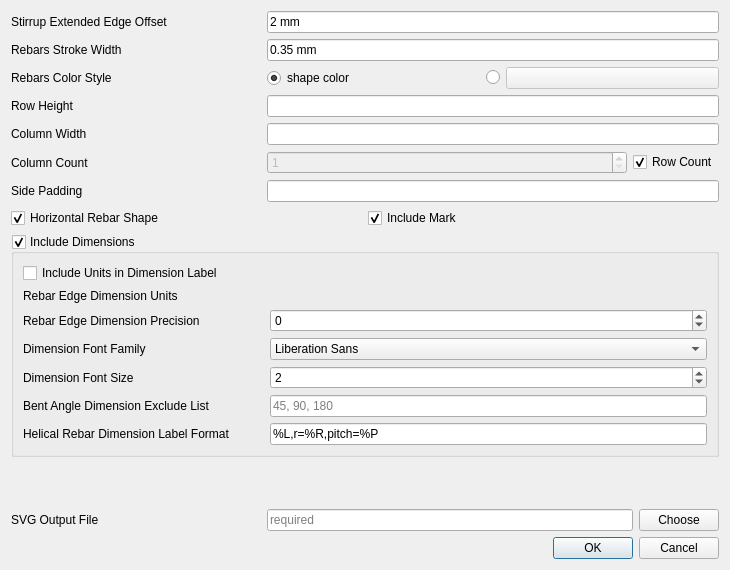
<?xml version="1.0" encoding="UTF-8"?>
<ui version="4.0">
 <class>Dialog</class>
 <widget class="QDialog" name="Dialog">
  <property name="geometry">
   <rect>
    <x>0</x>
    <y>0</y>
    <width>730</width>
    <height>570</height>
   </rect>
  </property>
  <property name="windowTitle">
   <string>RebarShapeCutList</string>
  </property>
  <layout class="QVBoxLayout" name="verticalLayout_2">
   <item>
    <layout class="QHBoxLayout" name="horizontalLayout">
     <item>
      <widget class="QLabel" name="stirrupExtendedEdgeOffsetLabel">
       <property name="sizePolicy">
        <sizepolicy hsizetype="Fixed" vsizetype="Preferred">
         <horstretch>0</horstretch>
         <verstretch>0</verstretch>
        </sizepolicy>
       </property>
       <property name="minimumSize">
        <size>
         <width>250</width>
         <height>0</height>
        </size>
       </property>
       <property name="text">
        <string>Stirrup Extended Edge Offset</string>
       </property>
      </widget>
     </item>
     <item>
      <widget class="Gui::InputField" name="stirrupExtendedEdgeOffset">
       <property name="sizePolicy">
        <sizepolicy hsizetype="Expanding" vsizetype="Fixed">
         <horstretch>0</horstretch>
         <verstretch>0</verstretch>
        </sizepolicy>
       </property>
       <property name="toolTip">
        <string>&lt;html&gt;&lt;head/&gt;&lt;body&gt;&lt;p&gt;The offset of extended end edges of stirrup, so that end edges of stirrup with 90 degree bent angle do not overlap with stirrup edges&lt;/p&gt;&lt;/body&gt;&lt;/html&gt;</string>
       </property>
       <property name="text">
        <string>2 mm</string>
       </property>
       <property name="unit" stdset="0">
        <string notr="true">mm</string>
       </property>
       <property name="quantity" stdset="0">
        <double>2.000000000000000</double>
       </property>
      </widget>
     </item>
    </layout>
   </item>
   <item>
    <layout class="QHBoxLayout" name="horizontalLayout_2">
     <item>
      <widget class="QLabel" name="rebarsStrokeWidthLabel">
       <property name="sizePolicy">
        <sizepolicy hsizetype="Fixed" vsizetype="Preferred">
         <horstretch>0</horstretch>
         <verstretch>0</verstretch>
        </sizepolicy>
       </property>
       <property name="minimumSize">
        <size>
         <width>250</width>
         <height>0</height>
        </size>
       </property>
       <property name="text">
        <string>Rebars Stroke Width</string>
       </property>
      </widget>
     </item>
     <item>
      <widget class="Gui::InputField" name="rebarsStrokeWidth">
       <property name="sizePolicy">
        <sizepolicy hsizetype="Expanding" vsizetype="Fixed">
         <horstretch>0</horstretch>
         <verstretch>0</verstretch>
        </sizepolicy>
       </property>
       <property name="toolTip">
        <string>The stroke-width of rebars in rebar shape cut list svg</string>
       </property>
       <property name="text">
        <string>0.35 mm</string>
       </property>
       <property name="unit" stdset="0">
        <string notr="true">mm</string>
       </property>
       <property name="quantity" stdset="0">
        <double>0.350000000000000</double>
       </property>
      </widget>
     </item>
    </layout>
   </item>
   <item>
    <layout class="QHBoxLayout" name="horizontalLayout_3">
     <item>
      <widget class="QLabel" name="rebarsColorStyleLabel">
       <property name="sizePolicy">
        <sizepolicy hsizetype="Fixed" vsizetype="Preferred">
         <horstretch>0</horstretch>
         <verstretch>0</verstretch>
        </sizepolicy>
       </property>
       <property name="minimumSize">
        <size>
         <width>250</width>
         <height>0</height>
        </size>
       </property>
       <property name="toolTip">
        <string>The color style of rebars</string>
       </property>
       <property name="text">
        <string>Rebars Color Style</string>
       </property>
      </widget>
     </item>
     <item>
      <widget class="Gui::PrefRadioButton" name="shapeColorRadio">
       <property name="toolTip">
        <string>Select color of rebar shape</string>
       </property>
       <property name="text">
        <string>shape color</string>
       </property>
       <property name="checked">
        <bool>true</bool>
       </property>
      </widget>
     </item>
     <item>
      <widget class="Gui::PrefRadioButton" name="customColorRadio">
       <property name="sizePolicy">
        <sizepolicy hsizetype="Fixed" vsizetype="Fixed">
         <horstretch>0</horstretch>
         <verstretch>0</verstretch>
        </sizepolicy>
       </property>
       <property name="toolTip">
        <string>Custom color</string>
       </property>
       <property name="text">
        <string/>
       </property>
      </widget>
     </item>
     <item>
      <widget class="Gui::PrefColorButton" name="rebarsColor">
       <property name="enabled">
        <bool>false</bool>
       </property>
       <property name="toolTip">
        <string>Custom color</string>
       </property>
      </widget>
     </item>
    </layout>
   </item>
   <item>
    <layout class="QHBoxLayout" name="horizontalLayout_9">
     <item>
      <widget class="QLabel" name="rowHeightLabel">
       <property name="minimumSize">
        <size>
         <width>250</width>
         <height>0</height>
        </size>
       </property>
       <property name="text">
        <string>Row Height</string>
       </property>
      </widget>
     </item>
     <item>
      <widget class="Gui::InputField" name="rowHeight">
       <property name="sizePolicy">
        <sizepolicy hsizetype="Expanding" vsizetype="Fixed">
         <horstretch>0</horstretch>
         <verstretch>0</verstretch>
        </sizepolicy>
       </property>
       <property name="toolTip">
        <string>The height of each row of rebar shape in rebar shape cut list</string>
       </property>
       <property name="unit" stdset="0">
        <string notr="true">mm</string>
       </property>
       <property name="quantity" stdset="0">
        <double>40.000000000000000</double>
       </property>
      </widget>
     </item>
    </layout>
   </item>
   <item>
    <layout class="QHBoxLayout" name="horizontalLayout_10">
     <item>
      <widget class="QLabel" name="columnWidthLabel">
       <property name="minimumSize">
        <size>
         <width>250</width>
         <height>0</height>
        </size>
       </property>
       <property name="text">
        <string>Column Width</string>
       </property>
      </widget>
     </item>
     <item>
      <widget class="Gui::InputField" name="columnWidth">
       <property name="sizePolicy">
        <sizepolicy hsizetype="Expanding" vsizetype="Fixed">
         <horstretch>0</horstretch>
         <verstretch>0</verstretch>
        </sizepolicy>
       </property>
       <property name="toolTip">
        <string>The width of rebar shape cut list</string>
       </property>
       <property name="unit" stdset="0">
        <string notr="true">mm</string>
       </property>
       <property name="quantity" stdset="0">
        <double>60.000000000000000</double>
       </property>
      </widget>
     </item>
    </layout>
   </item>
   <item>
    <layout class="QHBoxLayout" name="horizontalLayout_17">
     <item>
      <widget class="QLabel" name="columnCountLabel">
       <property name="minimumSize">
        <size>
         <width>250</width>
         <height>0</height>
        </size>
       </property>
       <property name="text">
        <string>Column Count</string>
       </property>
      </widget>
     </item>
     <item>
      <layout class="QHBoxLayout" name="horizontalLayout_16">
       <item>
        <widget class="Gui::PrefSpinBox" name="columnCount">
         <property name="enabled">
          <bool>false</bool>
         </property>
         <property name="sizePolicy">
          <sizepolicy hsizetype="Expanding" vsizetype="Fixed">
           <horstretch>0</horstretch>
           <verstretch>0</verstretch>
          </sizepolicy>
         </property>
         <property name="toolTip">
          <string>The number of columns in rebar shape cut list</string>
         </property>
         <property name="minimum">
          <number>1</number>
         </property>
        </widget>
       </item>
       <item>
        <widget class="Gui::PrefCheckBox" name="rowCountCheckBox">
         <property name="toolTip">
          <string>Set column_count &lt;= row_count</string>
         </property>
         <property name="text">
          <string>Row Count</string>
         </property>
         <property name="checked">
          <bool>true</bool>
         </property>
        </widget>
       </item>
      </layout>
     </item>
    </layout>
   </item>
   <item>
    <layout class="QHBoxLayout" name="horizontalLayout_11">
     <item>
      <widget class="QLabel" name="sidePaddingLabel">
       <property name="minimumSize">
        <size>
         <width>250</width>
         <height>0</height>
        </size>
       </property>
       <property name="text">
        <string>Side Padding</string>
       </property>
      </widget>
     </item>
     <item>
      <widget class="Gui::InputField" name="sidePadding">
       <property name="sizePolicy">
        <sizepolicy hsizetype="Expanding" vsizetype="Fixed">
         <horstretch>0</horstretch>
         <verstretch>0</verstretch>
        </sizepolicy>
       </property>
       <property name="toolTip">
        <string>The padding on each side of rebar shape</string>
       </property>
       <property name="unit" stdset="0">
        <string notr="true">mm</string>
       </property>
       <property name="quantity" stdset="0">
        <double>1.000000000000000</double>
       </property>
      </widget>
     </item>
    </layout>
   </item>
   <item>
    <layout class="QHBoxLayout" name="horizontalLayout_13">
     <item>
      <widget class="Gui::PrefCheckBox" name="horizontalRebarShape">
       <property name="toolTip">
        <string>&lt;html&gt;&lt;head/&gt;&lt;body&gt;&lt;p&gt;If Checked, then max length edge of rebar shape will be rotated to make it horizontal&lt;/p&gt;&lt;/body&gt;&lt;/html&gt;</string>
       </property>
       <property name="text">
        <string>Horizontal Rebar Shape</string>
       </property>
       <property name="checked">
        <bool>true</bool>
       </property>
      </widget>
     </item>
     <item>
      <widget class="Gui::PrefCheckBox" name="includeMark">
       <property name="toolTip">
        <string>&lt;html&gt;&lt;head/&gt;&lt;body&gt;&lt;p&gt;If Checked, then rebar.Mark will be included for each rebar shape in rebar shape cut list svg&lt;/p&gt;&lt;/body&gt;&lt;/html&gt;</string>
       </property>
       <property name="text">
        <string>Include Mark</string>
       </property>
       <property name="checked">
        <bool>true</bool>
       </property>
      </widget>
     </item>
    </layout>
   </item>
   <item>
    <widget class="QGroupBox" name="includeDimensions">
     <property name="toolTip">
      <string>&lt;html&gt;&lt;head/&gt;&lt;body&gt;&lt;p&gt;If Checked, then each rebar edge dimensions and bent angle dimensions will be included in rebar shape cut list&lt;/p&gt;&lt;/body&gt;&lt;/html&gt;</string>
     </property>
     <property name="title">
      <string>Include Dimensions</string>
     </property>
     <property name="checkable">
      <bool>true</bool>
     </property>
     <layout class="QVBoxLayout" name="verticalLayout_3">
      <item>
       <widget class="Gui::PrefCheckBox" name="includeUnitsInDimensionLabel">
        <property name="toolTip">
         <string>&lt;html&gt;&lt;head/&gt;&lt;body&gt;&lt;p&gt;If Checked, then rebar edge length units will be shown in dimension label&lt;/p&gt;&lt;/body&gt;&lt;/html&gt;</string>
        </property>
        <property name="text">
         <string>Include Units in Dimension Label</string>
        </property>
       </widget>
      </item>
      <item>
       <layout class="QHBoxLayout" name="rebarEdgeDimensionUnitsHLayout">
        <item>
         <widget class="QLabel" name="rebarEdgeDimensionUnitsLabel">
          <property name="minimumSize">
           <size>
            <width>241</width>
            <height>0</height>
           </size>
          </property>
          <property name="toolTip">
           <string>The units to be used for rebar edge length dimensions</string>
          </property>
          <property name="text">
           <string>Rebar Edge Dimension Units</string>
          </property>
         </widget>
        </item>
       </layout>
      </item>
      <item>
       <layout class="QHBoxLayout" name="horizontalLayout_4">
        <item>
         <widget class="QLabel" name="rebarEdgeDimensionPrecisionLabel">
          <property name="minimumSize">
           <size>
            <width>241</width>
            <height>0</height>
           </size>
          </property>
          <property name="text">
           <string>Rebar Edge Dimension Precision</string>
          </property>
         </widget>
        </item>
        <item>
         <widget class="Gui::PrefSpinBox" name="rebarEdgeDimensionPrecision">
          <property name="sizePolicy">
           <sizepolicy hsizetype="Expanding" vsizetype="Fixed">
            <horstretch>0</horstretch>
            <verstretch>0</verstretch>
           </sizepolicy>
          </property>
          <property name="toolTip">
           <string>&lt;html&gt;&lt;head/&gt;&lt;body&gt;&lt;p&gt;The number of decimals that should be shown for rebar edge length as dimension label. Set it to -1 to use user preferred unit precision from FreeCAD unit preferences&lt;/p&gt;&lt;/body&gt;&lt;/html&gt;</string>
          </property>
          <property name="minimum">
           <number>-1</number>
          </property>
         </widget>
        </item>
       </layout>
      </item>
      <item>
       <layout class="QHBoxLayout" name="horizontalLayout_6">
        <item>
         <widget class="QLabel" name="dimensionFontFamilyLabel">
          <property name="minimumSize">
           <size>
            <width>241</width>
            <height>0</height>
           </size>
          </property>
          <property name="text">
           <string>Dimension Font Family</string>
          </property>
         </widget>
        </item>
        <item>
         <widget class="QFontComboBox" name="dimensionFontFamily">
          <property name="sizePolicy">
           <sizepolicy hsizetype="Expanding" vsizetype="Fixed">
            <horstretch>0</horstretch>
            <verstretch>0</verstretch>
           </sizepolicy>
          </property>
          <property name="toolTip">
           <string>The font-family of dimension text</string>
          </property>
          <property name="editable">
           <bool>false</bool>
          </property>
          <property name="currentFont">
           <font/>
          </property>
         </widget>
        </item>
       </layout>
      </item>
      <item>
       <layout class="QHBoxLayout" name="horizontalLayout_7">
        <item>
         <widget class="QLabel" name="dimensionFontSizeLabel">
          <property name="minimumSize">
           <size>
            <width>241</width>
            <height>0</height>
           </size>
          </property>
          <property name="text">
           <string>Dimension Font Size</string>
          </property>
         </widget>
        </item>
        <item>
         <widget class="Gui::PrefSpinBox" name="dimensionFontSize">
          <property name="sizePolicy">
           <sizepolicy hsizetype="Expanding" vsizetype="Fixed">
            <horstretch>0</horstretch>
            <verstretch>0</verstretch>
           </sizepolicy>
          </property>
          <property name="toolTip">
           <string>The font-size of dimension text</string>
          </property>
          <property name="value">
           <number>2</number>
          </property>
         </widget>
        </item>
       </layout>
      </item>
      <item>
       <layout class="QHBoxLayout" name="horizontalLayout_5">
        <item>
         <widget class="QLabel" name="bentAngleDimensionExcludeListLabel">
          <property name="minimumSize">
           <size>
            <width>241</width>
            <height>0</height>
           </size>
          </property>
          <property name="text">
           <string>Bent Angle Dimension Exclude List</string>
          </property>
         </widget>
        </item>
        <item>
         <widget class="Gui::PrefLineEdit" name="bentAngleDimensionExcludeList">
          <property name="toolTip">
           <string>The list of bent angles to not include their dimensions</string>
          </property>
          <property name="placeholderText">
           <string>45, 90, 180</string>
          </property>
         </widget>
        </item>
       </layout>
      </item>
      <item>
       <layout class="QHBoxLayout" name="horizontalLayout_8">
        <item>
         <widget class="QLabel" name="helicalRebarDimensionLabelFormatLabel">
          <property name="minimumSize">
           <size>
            <width>241</width>
            <height>0</height>
           </size>
          </property>
          <property name="text">
           <string>Helical Rebar Dimension Label Format</string>
          </property>
         </widget>
        </item>
        <item>
         <widget class="Gui::PrefLineEdit" name="helicalRebarDimensionLabelFormat">
          <property name="sizePolicy">
           <sizepolicy hsizetype="Expanding" vsizetype="Fixed">
            <horstretch>0</horstretch>
            <verstretch>0</verstretch>
           </sizepolicy>
          </property>
          <property name="toolTip">
           <string>&lt;html&gt;&lt;head/&gt;&lt;body&gt;&lt;p&gt;The format of helical rebar dimension label.&lt;/p&gt;&lt;p&gt;%L -&amp;gt; Length of helical rebar&lt;/p&gt;&lt;p&gt;%R -&amp;gt; Helix radius of helical rebar&lt;/p&gt;&lt;p&gt;%P -&amp;gt; Helix pitch of helical rebar&lt;/p&gt;&lt;/body&gt;&lt;/html&gt;</string>
          </property>
          <property name="text">
           <string>%L,r=%R,pitch=%P</string>
          </property>
         </widget>
        </item>
       </layout>
      </item>
     </layout>
    </widget>
   </item>
   <item>
    <widget class="QWidget" name="dimensionDataWidget" native="true">
     <layout class="QVBoxLayout" name="verticalLayout">
      <property name="leftMargin">
       <number>2</number>
      </property>
      <property name="topMargin">
       <number>0</number>
      </property>
      <property name="rightMargin">
       <number>0</number>
      </property>
      <property name="bottomMargin">
       <number>0</number>
      </property>
     </layout>
    </widget>
   </item>
   <item>
    <layout class="QHBoxLayout" name="horizontalLayout_14">
     <item>
      <widget class="QLabel" name="svgOutputFileLabel">
       <property name="minimumSize">
        <size>
         <width>250</width>
         <height>0</height>
        </size>
       </property>
       <property name="text">
        <string>SVG Output File</string>
       </property>
      </widget>
     </item>
     <item>
      <layout class="QHBoxLayout" name="horizontalLayout_15">
       <item>
        <widget class="Gui::PrefLineEdit" name="svgOutputFile">
         <property name="placeholderText">
          <string>required</string>
         </property>
         <property name="clearButtonEnabled">
          <bool>true</bool>
         </property>
        </widget>
       </item>
       <item>
        <widget class="QPushButton" name="chooseSVGOutputFile">
         <property name="text">
          <string>Choose</string>
         </property>
        </widget>
       </item>
      </layout>
     </item>
    </layout>
   </item>
   <item>
    <widget class="QDialogButtonBox" name="buttonBox">
     <property name="standardButtons">
      <set>QDialogButtonBox::Cancel|QDialogButtonBox::Ok</set>
     </property>
    </widget>
   </item>
  </layout>
 </widget>
 <customwidgets>
  <customwidget>
   <class>Gui::InputField</class>
   <extends>QLineEdit</extends>
   <header>Gui/InputField.h</header>
  </customwidget>
  <customwidget>
   <class>Gui::ColorButton</class>
   <extends>QPushButton</extends>
   <header>Gui/Widgets.h</header>
  </customwidget>
  <customwidget>
   <class>Gui::PrefSpinBox</class>
   <extends>QSpinBox</extends>
   <header>Gui/PrefWidgets.h</header>
  </customwidget>
  <customwidget>
   <class>Gui::PrefColorButton</class>
   <extends>Gui::ColorButton</extends>
   <header>Gui/PrefWidgets.h</header>
  </customwidget>
  <customwidget>
   <class>Gui::PrefRadioButton</class>
   <extends>QRadioButton</extends>
   <header>Gui/PrefWidgets.h</header>
  </customwidget>
  <customwidget>
   <class>Gui::PrefCheckBox</class>
   <extends>QCheckBox</extends>
   <header>Gui/PrefWidgets.h</header>
  </customwidget>
  <customwidget>
   <class>Gui::PrefLineEdit</class>
   <extends>QLineEdit</extends>
   <header>Gui/PrefWidgets.h</header>
  </customwidget>
 </customwidgets>
 <resources/>
 <connections>
  <connection>
   <sender>customColorRadio</sender>
   <signal>toggled(bool)</signal>
   <receiver>rebarsColor</receiver>
   <slot>setEnabled(bool)</slot>
   <hints>
    <hint type="sourcelabel">
     <x>541</x>
     <y>93</y>
    </hint>
    <hint type="destinationlabel">
     <x>656</x>
     <y>93</y>
    </hint>
   </hints>
  </connection>
  <connection>
   <sender>rowCountCheckBox</sender>
   <signal>clicked(bool)</signal>
   <receiver>columnCount</receiver>
   <slot>setDisabled(bool)</slot>
   <hints>
    <hint type="sourcelabel">
     <x>643</x>
     <y>199</y>
    </hint>
    <hint type="destinationlabel">
     <x>424</x>
     <y>199</y>
    </hint>
   </hints>
  </connection>
 </connections>
</ui>
